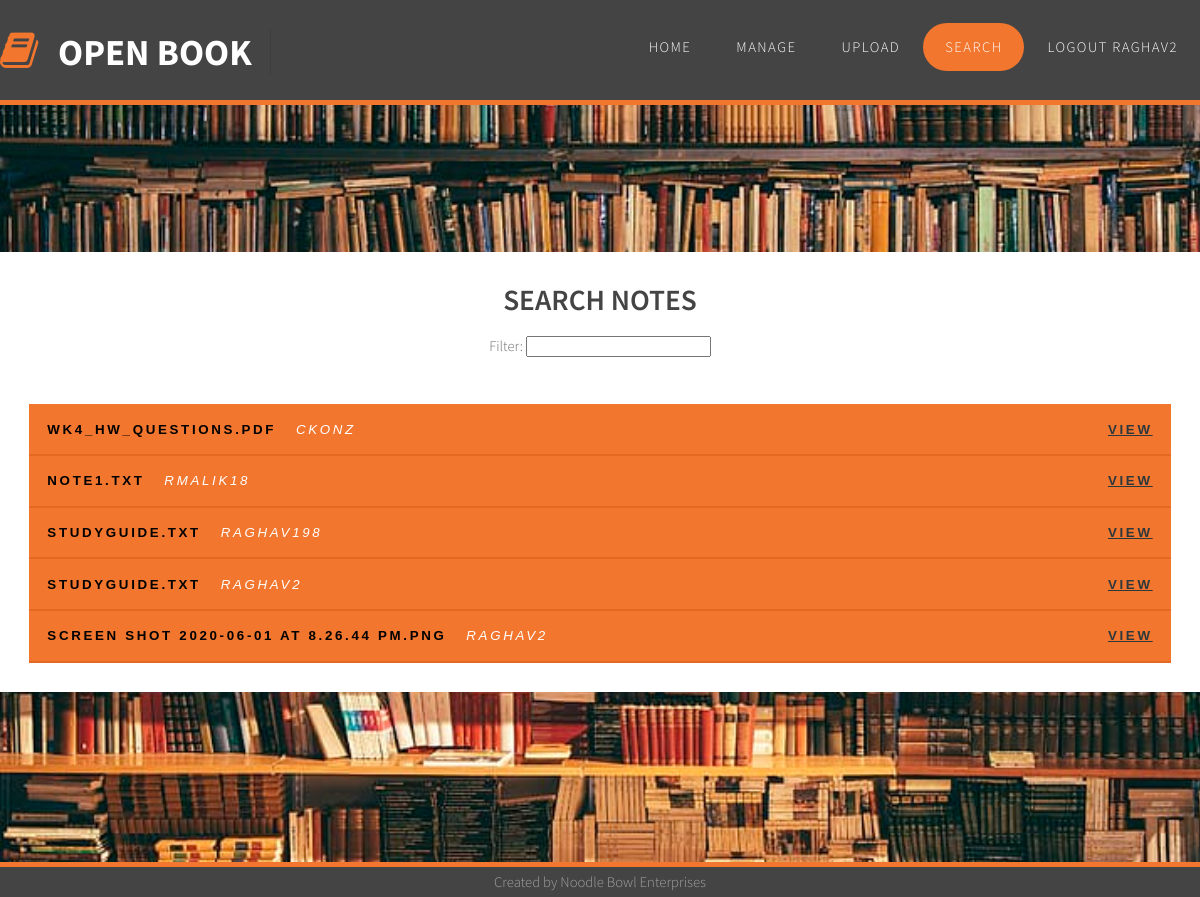
The app's page /search.html (signed in) with its own data.
### app.py (models this page shows, shortened)
class User(db.Model):
    id = db.Column(db.Integer, primary_key=True)
    username = db.Column(db.String(20), nullable=False, unique=True)
    password = db.Column(db.String(128), nullable=False)
    privilege = db.Column(db.Integer, nullable=False)
    notes = db.relationship('Note', backref='uploader', lazy=True)

class Note(db.Model):
    id = db.Column(db.Integer, primary_key=True)
    filename = db.Column(db.String(256), nullable=False)
    filehash = db.Column(db.String(128), nullable=False, unique=True)
    tags = db.Column(db.Text())
    user_id = db.Column(db.Integer, db.ForeignKey('user.id'), nullable=False)

### app.py (the view)
@app.route('/search.html')
def search_notes():
    if session.get('logged_in'):
        all_notes = Note.query.all()
        return render_template('search.html', notes=all_notes, page='search')
    flash('You need to be logged in to view this!')
    return redirect(url_for('login'))

### templates/search.html (shortened to what this page needs)
{% extends 'base.html' %}
{% block pageContent %}
<div id="page" class="container">
    <h1>SEARCH NOTES</h1><br />
    Filter: <input type="text" id="notes-filter" /><br /><br />
    <div class="accordion" id="results">
        {% for note in notes %}
        <button class="accordion_tab">
            {{note.filename}}
            <span style="color: #FFF; padding-left: 1em; font-weight: 300;"><em>{{note.uploader.username}}</em></span>
            <span style="color: #FFF; float: right;"><a target="_blank" href="view/{{note.filehash}}">View</a></span>
        </button>
        {% endfor %}
    </div>
</div>
{% endblock %}

### templates/base.html (shortened to what this page needs)
<html>
    <head>
        <link rel='stylesheet' href='{{url_for("static", filename="css/default.css")}}' />
        <link rel='stylesheet' href='{{url_for("static", filename="css/fonts.css")}}'>
    </head>
    <body>
        <div id="header-wrapper" class="sticky">
            <div id="header" class="container">
                <div id="logo">
                    <h1><span class="fa fa-book"></span><a href="#">Open Book</a></h1>
                </div>
                <div id="menu">
                    <ul>
                        <li class="menu_item {% if page == 'intro' %} current_page_item {% endif %}"><a href="intro.html" accesskey="1" title="">Home</a></li>
                        <li class="menu_item {% if page == 'list' %} current_page_item {% endif %}"><a href="list.html" accesskey="2" title="">Manage</a></li>
                        <li class="menu_item {% if page == 'upload' %} current_page_item {% endif %}"><a href="upload.html" accesskey="3" title="">Upload</a></li>
                        <li class="menu_item {% if page == 'search' %} current_page_item {% endif %}"><a href="search.html" accesskey="4" title="">Search</a></li>
                        {% if session['logged_in'] %}
                        <li class="menu_item"><a href="/logout">Logout {{session['username']}}</a></li>
                        {% else %}
                        <li class="menu_item {% if page == 'login' %} current_page_item {% endif %}"><a href="login.html" accesskey="5"
                                title="">Login</a></li>
                        {% endif %}
                    </ul>
                </div>
            </div>
        </div>
        <div id="spacer"></div>
        {% block pageContent %} {% endblock %}
        <div id="footer-wrapper">
            <div id="footer" class="container">
                Created by Noodle Bowl Enterprises
            </div>
        </div>
    </body>
</html>

### static/css/default.css (style rules this page uses)
html, body { height: 100%; }
body { margin: 0px; padding: 0px; background: #2b2b2b; background-image: url(images/bookshelf.jpg); background-size: cover; background-repeat: no-repeat; background-attachment: fixed; font-family: 'Source Sans Pro', sans-serif; font-size: 11pt; font-weight: 300; color: #6c6c6c }
h1, h2, h3 { margin: 0; padding: 0; font-weight: 600; color: #454445; }
p, ol, ul { margin-top: 0; }
ol, ul { padding: 0; list-style: none; }
a { color: #2C383B; }
.container { margin: 0px auto; width: 1200px; }
#header-wrapper { background: #454445FF; border-bottom: #F2762E; border-width: 0 0 5px 0; border-style: solid; }
#header { position: relative; height: 100px; }
.sticky { position: fixed; top: 0; width: 100% }
#page { margin-top: 10em; min-height: 50%; padding: 2em 2em; }
#logo { position: absolute; top: 2em; width: 100%; }
#logo h1 { display: inline-block; font-size: 2.5em; text-transform: uppercase; font-weight: 700; color: #ED7070; padding-right: 0.50em; border-right: 1px solid rgba(0,0,0,.1); }
#logo span { display: inline-block; padding-right: .50em; letter-spacing: 0.10em; text-transform: uppercase; font-size: 0.90em; }
#logo a { text-decoration: none; color: #FFF; }
#logo .fa { color: #F2762E; }
#logo .fa:after { position: absolute; display: inline-block; padding-right: 2em; }
#menu { position: absolute; right: 0; top: 1.6em; }
#menu ul { display: inline-block; }
#menu li { display: block; float: left; text-align: center; }
#menu li a, #menu li span { display: inline-block; margin-left: 1px; padding: 1em 1.5em 1em 1.5em; letter-spacing: 0.10em; text-decoration: none; font-size: 1em; text-transform: uppercase; outline: 0; color: #FFF; }
#menu .current_page_item a { background: #F2762E; border-radius: 30px; color: #FFF; }
#page { overflow: hidden; padding: 2em 0em 0em 0em; background: #FFF; text-align: center; }
#footer-wrapper { overflow: hidden; padding: 7em 0em; color: rgba(255,255,255,0.5); }
#footer { background-color: #454445; position: fixed; bottom: 0; width: 100%; height: 30px; border-top: #F2762E solid 5px; text-align: center; line-height: 30px; }
.accordion { margin: 2em 2em; }
.accordion .accordion_tab { background: #F2762E; cursor: pointer; padding: 1.3em 18px; letter-spacing: 0.20em; transition: 0.4s; text-align: left; text-decoration: none; text-transform: uppercase; font-weight: 600; width: 100%; border: none; border-bottom: #E36922 solid 2px; outline: none; }
#spacer { height: 105px; }

### records on screen
User: username "RAGHAV2"
Note: filename "WK4_HW_QUESTIONS.PDF", uploader.username "CKONZ"
Note: filename "NOTE1.TXT", uploader.username "RMALIK18"
Note: filename "STUDYGUIDE.TXT", uploader.username "RAGHAV198"
Note: filename "STUDYGUIDE.TXT", uploader.username "RAGHAV2"
Note: filename "SCREEN SHOT 2020-06-01 AT 8.26.44 PM.PNG", uploader.username "RAGHAV2"
